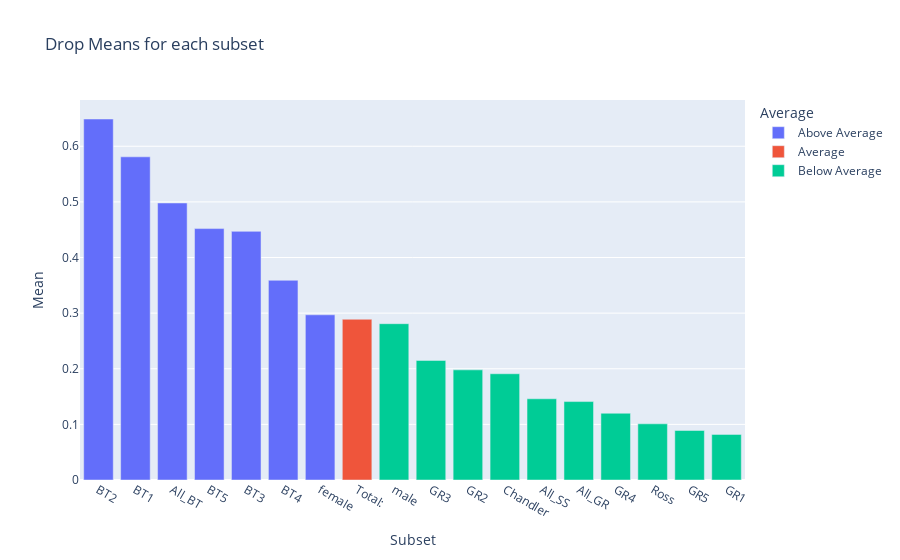

This figure's notebook cell:
### Code cell
All_Sharks_drops = drops.iloc[:,1:]
All_Sharks_drops["All_GR"] = All_Sharks_drops["All_GR"] / 5
All_Sharks_drops["All_BT"] = All_Sharks_drops["All_BT"] / 5
All_Sharks_drops["All_SS"] = All_Sharks_drops["All_SS"] / 2
All_Sharks_drops["female"] = All_Sharks_drops["female"] / 7
All_Sharks_drops["male"] = All_Sharks_drops["male"] / 5
All_Sharks_drops["Total: "] = All_Sharks_drops["Total: "] / 12
drop_means = pd.DataFrame(round(All_Sharks_drops.mean(), 3)).reset_index()
drop_means.columns = ["Subset","Mean"]
drop_means = drop_means.sort_values(by = "Mean", ascending = False)
prop_average = drop_means[drop_means["Subset"]=="Total: "]["Mean"].values[0]
#drop_means["color"] = "blue"
Average = []
for i in drop_means.Mean:
    if i > prop_average:
        Average.append("Above Average")
    elif i == prop_average:
        Average.append("Average")
    else:
        Average.append("Below Average")
drop_means["Average"] = Average
    
px.bar(drop_means, x = "Subset", y = "Mean", color = "Average", title = "Drop Means for each subset")

### Figure 1 — Plotly figure (JSON) as saved in the notebook; plotly's stock layout.template omitted (floating-point values rounded to 4 significant figures)
{"data": [{"alignmentgroup": "True", "hovertemplate": "Average=Above Average<br>Subset=%{x}<br>Mean=%{y}<extra></extra>", "legendgroup": "Above Average", "marker": {"color": "#636efa"}, "name": "Above Average", "offsetgroup": "Above Average", "orientation": "v", "showlegend": true, "textposition": "auto", "type": "bar", "x": ["BT2", "BT1", "All_BT", "BT5", "BT3", "BT4", "female"], "xaxis": "x", "y": [0.649, 0.581, 0.498, 0.452, 0.447, 0.359, 0.297], "yaxis": "y"}, {"alignmentgroup": "True", "hovertemplate": "Average=Average<br>Subset=%{x}<br>Mean=%{y}<extra></extra>", "legendgroup": "Average", "marker": {"color": "#EF553B"}, "name": "Average", "offsetgroup": "Average", "orientation": "v", "showlegend": true, "textposition": "auto", "type": "bar", "x": ["Total: "], "xaxis": "x", "y": [0.289], "yaxis": "y"}, {"alignmentgroup": "True", "hovertemplate": "Average=Below Average<br>Subset=%{x}<br>Mean=%{y}<extra></extra>", "legendgroup": "Below Average", "marker": {"color": "#00cc96"}, "name": "Below Average", "offsetgroup": "Below Average", "orientation": "v", "showlegend": true, "textposition": "auto", "type": "bar", "x": ["male", "GR3", "GR2", "Chandler", "All_SS", "All_GR", "GR4", "Ross", "GR5", "GR1"], "xaxis": "x", "y": [0.281, 0.215, 0.198, 0.191, 0.146, 0.141, 0.12, 0.101, 0.089, 0.082], "yaxis": "y"}], "layout": {"barmode": "relative", "legend": {"title": {"text": "Average"}, "tracegroupgap": 0}, "title": {"text": "Drop Means for each subset"}, "xaxis": {"anchor": "y", "domain": [0, 1], "title": {"text": "Subset"}}, "yaxis": {"anchor": "x", "domain": [0, 1], "title": {"text": "Mean"}}}}
